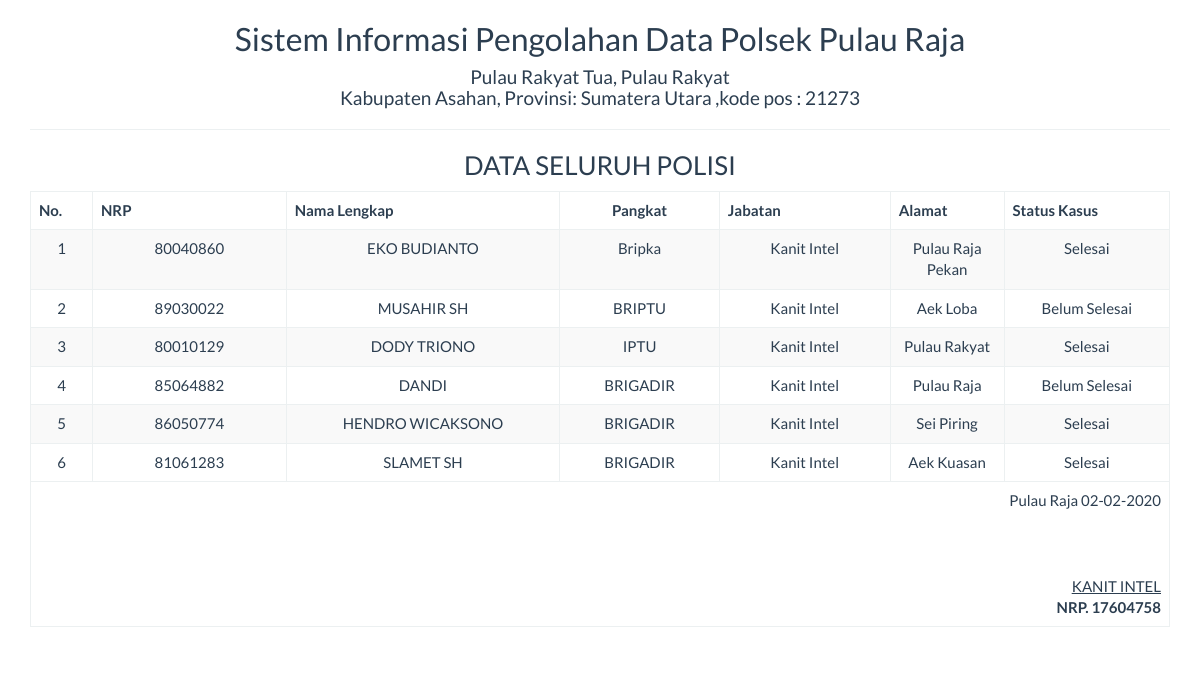
Screenshot of /report/petugas_semua.php with the database file from the repository.
### tables this page shows
CREATE TABLE IF NOT EXISTS `tbl_polisi` (
  `id` int(11) NOT NULL AUTO_INCREMENT,
  `nrp` varchar(30) DEFAULT NULL,
  `nama_lengkap` varchar(50) DEFAULT NULL,
  `pangkat` varchar(30) DEFAULT NULL,
  `jabatan` varchar(50) DEFAULT NULL,
  `alamat` varchar(100) DEFAULT NULL,
  `status_kasus` varchar(100) DEFAULT NULL,
  PRIMARY KEY (`id`)
);

### report/petugas_semua.php (the view, shortened to what this page needs)
<!DOCTYPE html>
<html>
    <head>
        <link href="../Assets/css/bootstrap.min.css" rel="stylesheet" type="text/css"/>
    </head>
    <body onload="print()">
        <?php
        include '../config/koneksi.php';
        ?>
        <div class="container">
            <div class='row'>
                <div class="col-sm-12">
                    <div class="text-center">
                         <h2>Sistem Informasi Pengolahan Data Polsek Pulau Raja </h2>
                        <h4>Pulau Rakyat Tua, Pulau Rakyat <br> Kabupaten Asahan, Provinsi: Sumatera Utara ,kode pos : 21273 </h4>
                        <hr>
                        <h3>DATA SELURUH POLISI</h3>
                        <table class="table table-bordered table-striped table-hover">
                        <tbody>
                                <thead>
								<tr>
									<th>No.</th><th width="17%">NRP</th><th>Nama Lengkap</th><th width="14%"><center>Pangkat <br> </center></th><th width="15%">Jabatan</th><th width="10%">Alamat</th><th>Status Kasus</th>
								</tr>
								</thead>
							<tbody>
                            <?php
                            $sql = "SELECT * FROM tbl_polisi";
                            $query = mysqli_query($koneksi, $sql) or die("SQL Anda Salah");
                            $nomor = 0;
                            while ($data = mysqli_fetch_array($query)) {
                                $nomor++;
                                ?>
                                <tr>
                                    <td><?= $nomor ?></td>
                                    <td><?= $data['nrp'] ?></td>
                                    <td><?= $data['nama_lengkap'] ?></td>
                                    <td><?= $data['pangkat'] ?></td>
                                    <td><?= $data['jabatan'] ?></td>
                                    <td><?= $data['alamat'] ?></td>
                                    <td><?= $data['status_kasus'] ?></td>
                                </tr>
                            <?php } ?>
							</tbody>
                        </tbody>
                            <tfoot>
                                <tr>
                                    <td colspan="8" class="text-right">
                                        Pulau Raja <?= date("d-m-Y") ?>
                                        <br><br><br><br>
                                       <u>KANIT INTEL<strong></u><br>
                                         NRP. 17604758
									</td>
								</tr>
							</tfoot>
                        </table>
                    </div>
                </div>
            </div>
    </body>
</html>

### rows the page displays
tbl_polisi: nrp "80040860", nama_lengkap "EKO BUDIANTO", pangkat "Bripka", jabatan "Kanit Intel", alamat "Pulau Raja Pekan", status_kasus "Selesai"
tbl_polisi: nrp "89030022", nama_lengkap "MUSAHIR SH", pangkat "BRIPTU", jabatan "Kanit Intel", alamat "Aek Loba", status_kasus "Belum Selesai"
tbl_polisi: nrp "80010129", nama_lengkap "DODY TRIONO", pangkat "IPTU", jabatan "Kanit Intel", alamat "Pulau Rakyat", status_kasus "Selesai"
tbl_polisi: nrp "85064882", nama_lengkap "DANDI", pangkat "BRIGADIR", jabatan "Kanit Intel", alamat "Pulau Raja", status_kasus "Belum Selesai"
tbl_polisi: nrp "86050774", nama_lengkap "HENDRO WICAKSONO", pangkat "BRIGADIR", jabatan "Kanit Intel", alamat "Sei Piring", status_kasus "Selesai"
tbl_polisi: nrp "81061283", nama_lengkap "SLAMET SH", pangkat "BRIGADIR", jabatan "Kanit Intel", alamat "Aek Kuasan", status_kasus "Selesai"
